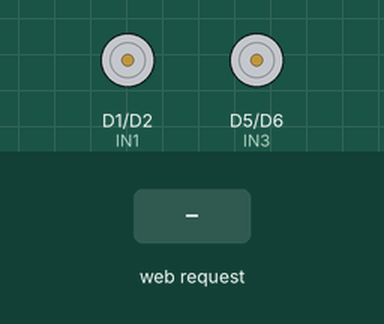
Bench run of a sketch on a simulated ESP8266 (NodeMCU). Shown: motor-driver pin pairs drawn as motors (green arrow = first pin HIGH = forward, orange = second pin HIGH = backward, longer = more drive, scaled by the enable pin). The inputs (shaded band) are chosen by the test bench. What the sketch prints to the serial monitor is not drawn.

Above: at 1.2 s.
1.3 s: HTTP request GET /forward received
At 1.8 s:
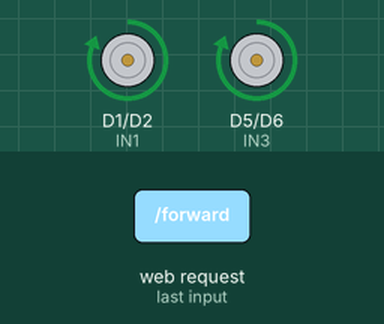
3.5 s: HTTP request GET /backward received
At 4.0 s:
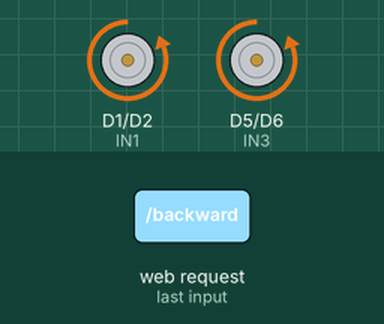
5.7 s: HTTP request GET /left received
At 6.2 s:
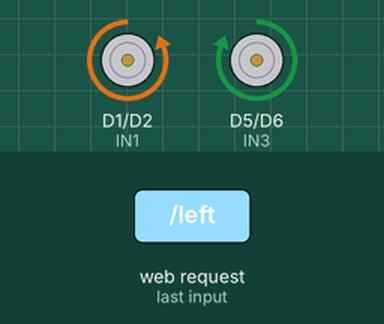
7.9 s: HTTP request GET /right received
At 8.4 s:
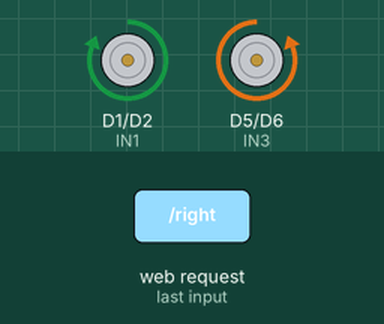
Timing chart, 0 to 10.9 s (numbered marks = the images above; inputs shaded):
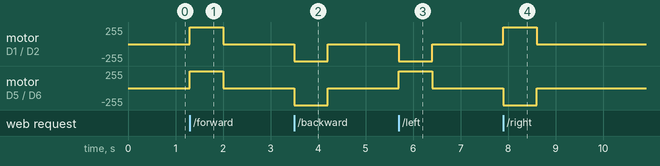

Measured:
- after the input at 1.3 s, motor on D1 (IN1) / D2 (IN2), motor on D5 (IN3) / D6 (IN4): stopped → forward 255/255 at once, → stopped 0.70 s later
- after the input at 3.5 s, motor on D1 (IN1) / D2 (IN2), motor on D5 (IN3) / D6 (IN4): stopped → backward 255/255 at once, → stopped 0.70 s later
- after the input at 5.7 s, motor on D1 (IN1) / D2 (IN2): stopped → backward 255/255 at once, → stopped 0.70 s later; motor on D5 (IN3) / D6 (IN4): stopped → forward 255/255 at once, → stopped 0.70 s later
- after the input at 7.9 s, motor on D1 (IN1) / D2 (IN2): stopped → forward 255/255 at once, → stopped 0.70 s later; motor on D5 (IN3) / D6 (IN4): stopped → backward 255/255 at once, → stopped 0.70 s later

The sketch:

esp2866_chasis.ino
```cpp
#include <ESP8266WiFi.h>
#include <ESP8266WebServer.h>

// =====================================================
// Wi-Fi access point
// =====================================================
const char* ssid = "Robot_Car";
const char* password = "RobotCar123";

ESP8266WebServer server(80);

// =====================================================
// L298N pins — existing wiring preserved
// Left motor:  IN1=D1, IN2=D2, ENA=D7
// Right motor: IN3=D5, IN4=D6, ENB=D0
//
// Note: D0 (GPIO16) does not provide normal analogWrite()
// PWM on ESP8266. This version keeps your wiring and uses
// full-speed enable/disable. A speed slider needs a PWM-capable
// ENB pin or a different motor-control arrangement.
// =====================================================
#define IN1 D1
#define IN2 D2
#define ENA D7
#define IN3 D5
#define IN4 D6
#define ENB D0

// Stop the car if fresh movement commands stop arriving.
const unsigned long COMMAND_TIMEOUT_MS = 700;
unsigned long lastMovementCommand = 0;
bool isMoving = false;

// =====================================================
// Motor control
// =====================================================
void stopCar() {
  digitalWrite(IN1, LOW);
  digitalWrite(IN2, LOW);
  digitalWrite(IN3, LOW);
  digitalWrite(IN4, LOW);
  digitalWrite(ENA, LOW);
  digitalWrite(ENB, LOW);
  isMoving = false;
}

void setMotorEnable(bool enabled) {
  digitalWrite(ENA, enabled ? HIGH : LOW);
  digitalWrite(ENB, enabled ? HIGH : LOW);
}

void markMovement() {
  lastMovementCommand = millis();
  isMoving = true;
  setMotorEnable(true);
}

void forward() {
  digitalWrite(IN1, HIGH); digitalWrite(IN2, LOW);
  digitalWrite(IN3, HIGH); digitalWrite(IN4, LOW);
  markMovement();
}

void backward() {
  digitalWrite(IN1, LOW); digitalWrite(IN2, HIGH);
  digitalWrite(IN3, LOW); digitalWrite(IN4, HIGH);
  markMovement();
}

void left() {
  digitalWrite(IN1, LOW);  digitalWrite(IN2, HIGH);
  digitalWrite(IN3, HIGH); digitalWrite(IN4, LOW);
  markMovement();
}

void right() {
  digitalWrite(IN1, HIGH); digitalWrite(IN2, LOW);
  digitalWrite(IN3, LOW);  digitalWrite(IN4, HIGH);
  markMovement();
}

// =====================================================
// Browser controller
// =====================================================
const char webpage[] PROGMEM = R"rawliteral(
<!DOCTYPE html>
<html lang="en">
<head>
<meta charset="UTF-8">
<meta name="viewport" content="width=device-width, initial-scale=1, viewport-fit=cover">
<meta name="theme-color" content="#0b1220">
<title>Robot Control</title>
<style>
  :root {
    color-scheme: dark;
    --bg: #0b1220;
    --panel: #131e30;
    --panel2: #19273c;
    --line: #2a3a52;
    --text: #edf4ff;
    --muted: #93a4bd;
    --blue: #3b82f6;
    --green: #34d399;
    --red: #ef4444;
  }
  * { box-sizing: border-box; }
  body {
    margin: 0; min-height: 100vh; padding: 20px;
    font-family: system-ui, -apple-system, Segoe UI, Roboto, Arial, sans-serif;
    color: var(--text);
    background: radial-gradient(ellipse at top, #172842 0%, var(--bg) 58%);
  }
  .app { width: min(100%, 920px); margin: 0 auto; }
  header {
    display: flex; align-items: center; justify-content: space-between;
    gap: 14px; margin-bottom: 20px;
  }
  .brand { display:flex; align-items:center; gap:12px; }
  .logo {
    width: 46px; height:46px; display:grid; place-items:center;
    border-radius: 14px; background:#1d3b65; font-size:24px;
    border:1px solid #31527d;
  }
  h1 { margin:0; font-size: clamp(22px, 4vw, 30px); letter-spacing:-.5px; }
  .subtitle { margin:4px 0 0; color:var(--muted); font-size:13px; }
  .badge {
    display:flex; align-items:center; gap:8px; white-space:nowrap;
    border:1px solid var(--line); background:#101b2b;
    border-radius:999px; padding:9px 12px; color:var(--muted); font-size:12px;
  }
  .dot { width:8px;height:8px;border-radius:50%;background:var(--green); box-shadow:0 0 12px #34d39970; }
  .layout { display:grid; grid-template-columns:1.05fr .95fr; gap:16px; }
  .card {
    border:1px solid var(--line); border-radius:22px;
    background:linear-gradient(160deg, #172439, #101a2a);
    padding:20px; box-shadow:0 16px 40px #00000020;
  }
  .card-head { display:flex; align-items:center; justify-content:space-between; gap:10px; margin-bottom:18px; }
  h2 { font-size:15px; margin:0; letter-spacing:.2px; }
  .eyebrow { color:var(--muted); font-size:11px; text-transform:uppercase; letter-spacing:1.2px; }
  .drive-grid {
    display:grid; grid-template-columns:repeat(3, minmax(0, 1fr));
    gap:10px; width:min(100%, 330px); margin:10px auto 16px;
  }
  button {
    font:inherit; border:0; color:var(--text); cursor:pointer;
    -webkit-tap-highlight-color:transparent; user-select:none; touch-action:none;
  }
  .drive {
    aspect-ratio:1/1; min-width:0; border-radius:20px;
    background:linear-gradient(145deg,#263d5d,#1a2a41);
    border:1px solid #3a5272; font-size:clamp(25px, 6vw, 34px);
    box-shadow:inset 0 1px 0 #ffffff10, 0 7px 15px #00000020;
    transition:transform .08s, background .08s;
  }
  .drive:active, .drive.active { transform:scale(.96); background:var(--blue); }
  .empty { visibility:hidden; }
  .stop {
    aspect-ratio:1/1; border-radius:20px; background:linear-gradient(145deg,#f04444,#b91c1c);
    font-size:14px; font-weight:900; letter-spacing:1px;
    box-shadow:0 7px 18px #ef444430; border:1px solid #ff777760;
  }
  .stop:active { transform:scale(.96); background:#ff5555; }
  .hint { text-align:center; color:var(--muted); font-size:12px; margin:0; line-height:1.6; }
  .state {
    display:flex; align-items:center; gap:10px; padding:12px 14px;
    border-radius:14px; background:#0c1727; border:1px solid var(--line);
    margin-bottom:16px; min-height:50px;
  }
  .state-icon { font-size:18px; }
  #stateText { font-size:13px; font-weight:650; }
  #stateSub { font-size:11px; color:var(--muted); margin-top:3px; }
  .telemetry { display:grid; grid-template-columns:1fr 1fr; gap:10px; }
  .metric { background:#0c1727; border:1px solid var(--line); border-radius:14px; padding:13px; }
  .metric-label { color:var(--muted); font-size:11px; margin-bottom:7px; }
  .metric-value { font-size:15px; font-weight:700; }
  .camera-placeholder {
    margin-top:12px; min-height:105px; display:grid; place-items:center; text-align:center;
    padding:16px; border:1px dashed #405571; border-radius:16px; color:var(--muted);
    background:repeating-linear-gradient(135deg,#101b2b,#101b2b 10px,#121f31 10px,#121f31 20px);
    font-size:12px; line-height:1.6;
  }
  .camera-placeholder strong { display:block; color:var(--text); font-size:13px; margin-bottom:4px; }
  .footer { text-align:center; color:#6f819a; font-size:11px; margin:18px 0 0; }
  @media (max-width:680px) {
    body { padding:15px; }
    header { align-items:flex-start; }
    .badge { padding:8px 10px; font-size:11px; }
    .layout { grid-template-columns:1fr; }
    .card { padding:17px; }
    .drive-grid { width:min(100%, 310px); gap:9px; }
  }
</style>
</head>
<body>
<div class="app">
  <header>
    <div class="brand">
      <div class="logo">🤖</div>
      <div>
        <h1>Robot Control</h1>
        <p class="subtitle">Wi-Fi rover · Control station</p>
      </div>
    </div>
    <div class="badge"><span class="dot" id="connectionDot"></span><span id="connectionText">Connecting</span></div>
  </header>

  <main class="layout">
    <section class="card">
      <div class="card-head">
        <h2>Movement</h2>
        <span class="eyebrow">Press & hold</span>
      </div>
      <div class="drive-grid">
        <button class="empty" tabindex="-1" aria-hidden="true"></button>
        <button class="drive" data-command="forward" aria-label="Move forward">▲</button>
        <button class="empty" tabindex="-1" aria-hidden="true"></button>
        <button class="drive" data-command="left" aria-label="Turn left">◀</button>
        <button class="stop" id="stopButton" aria-label="Emergency stop">STOP</button>
        <button class="drive" data-command="right" aria-label="Turn right">▶</button>
        <button class="empty" tabindex="-1" aria-hidden="true"></button>
        <button class="drive" data-command="backward" aria-label="Move backward">▼</button>
        <button class="empty" tabindex="-1" aria-hidden="true"></button>
      </div>
      <p class="hint">Hold a direction to move. Release to stop.<br>Keyboard: ↑ ↓ ← → · Space = stop</p>
    </section>

    <section class="card">
      <div class="card-head">
        <h2>Robot status</h2>
        <span class="eyebrow">Live link</span>
      </div>
      <div class="state">
        <span class="state-icon" id="stateIcon">◉</span>
        <div>
          <div id="stateText">Ready to connect</div>
          <div id="stateSub">Join the Robot_Car Wi-Fi network</div>
        </div>
      </div>
      <div class="telemetry">
        <div class="metric"><div class="metric-label">CURRENT COMMAND</div><div class="metric-value" id="commandValue">STOP</div></div>
        <div class="metric"><div class="metric-label">CONTROL MODE</div><div class="metric-value" id="modeValue">Touch / keyboard</div></div>
      </div>
      <div class="camera-placeholder">
        <div><strong>📷 Camera expansion slot</strong>OV7670 video panel can be added here later.<br>Camera feed is not active yet.</div>
      </div>
    </section>
  </main>
  <p class="footer">ESP8266 control interface · If the connection drops, the robot's command timeout stops the motors.</p>
</div>

<script>
  const stateText = document.getElementById('stateText');
  const stateSub = document.getElementById('stateSub');
  const connectionText = document.getElementById('connectionText');
  const connectionDot = document.getElementById('connectionDot');
  const commandValue = document.getElementById('commandValue');
  const stateIcon = document.getElementById('stateIcon');

  let activeCommand = null;
  let commandTimer = null;
  let requestInProgress = false;
  let pendingCommand = null;
  let online = false;

  function showConnection(ok) {
    online = ok;
    connectionText.textContent = ok ? 'Robot online' : 'Connection lost';
    connectionDot.style.background = ok ? '#34d399' : '#ef4444';
    connectionDot.style.boxShadow = ok ? '0 0 12px #34d39970' : '0 0 12px #ef444470';
    if (!ok) {
      stateText.textContent = 'Connection unavailable';
      stateSub.textContent = 'Check that you are connected to Robot_Car';
    } else if (!activeCommand) {
      stateText.textContent = 'Connected and ready';
      stateSub.textContent = 'Hold a direction to drive';
    }
  }

  async function sendCommand(command) {
    pendingCommand = command;
    if (requestInProgress) return;
    requestInProgress = true;
    try {
      while (pendingCommand !== null) {
        const next = pendingCommand;
        pendingCommand = null;
        const response = await fetch('/' + next, {
          method: 'GET',
          cache: 'no-store',
          signal: AbortSignal.timeout(900)
        });
        if (!response.ok) throw new Error('HTTP ' + response.status);
        showConnection(true);
      }
    } catch (error) {
      showConnection(false);
    } finally {
      requestInProgress = false;
    }
  }

  function startMove(event, command) {
    event.preventDefault();
    if (activeCommand === command) return;
    activeCommand = command;
    if (event.currentTarget.setPointerCapture) {
      try { event.currentTarget.setPointerCapture(event.pointerId); } catch (_) {}
    }
    document.querySelectorAll('.drive').forEach(b => b.classList.toggle('active', b.dataset.command === command));
    commandValue.textContent = command.toUpperCase();
    stateIcon.textContent = '↗';
    stateText.textContent = 'Moving ' + command;
    stateSub.textContent = 'Release the control to stop';
    sendCommand(command);
    clearInterval(commandTimer);
    commandTimer = setInterval(() => {
      if (activeCommand === command) sendCommand(command);
    }, 200);
  }

  function releaseMove() {
    if (!activeCommand) return;
    activeCommand = null;
    clearInterval(commandTimer);
    commandTimer = null;
    document.querySelectorAll('.drive').forEach(b => b.classList.remove('active'));
    commandValue.textContent = 'STOP';
    stateIcon.textContent = '■';
    stateText.textContent = 'Stopping';
    stateSub.textContent = 'Motor stop command sent';
    sendCommand('stop');
  }

  function emergencyStop() {
    activeCommand = null;
    clearInterval(commandTimer);
    commandTimer = null;
    document.querySelectorAll('.drive').forEach(b => b.classList.remove('active'));
    commandValue.textContent = 'STOP';
    stateIcon.textContent = '■';
    stateText.textContent = 'Emergency stop';
    stateSub.textContent = 'Motor stop command sent';
    sendCommand('stop');
  }

  document.querySelectorAll('.drive').forEach(button => {
    button.addEventListener('pointerdown', event => startMove(event, button.dataset.command));
    button.addEventListener('pointerup', releaseMove);
    button.addEventListener('pointercancel', releaseMove);
    button.addEventListener('lostpointercapture', releaseMove);
    button.addEventListener('contextmenu', event => event.preventDefault());
  });
  document.getElementById('stopButton').addEventListener('click', emergencyStop);

  const keyCommands = {
    ArrowUp: 'forward', ArrowDown: 'backward',
    ArrowLeft: 'left', ArrowRight: 'right'
  };
  document.addEventListener('keydown', event => {
    if (event.code === 'Space') {
      event.preventDefault();
      emergencyStop();
      return;
    }
    const command = keyCommands[event.key];
    if (command && !event.repeat) {
      event.preventDefault();
      const button = document.querySelector('[data-command="' + command + '"]');
      if (button) startMove({preventDefault(){}, currentTarget:button, pointerId:0}, command);
    }
  });
  document.addEventListener('keyup', event => {
    if (keyCommands[event.key]) {
      event.preventDefault();
      releaseMove();
    }
  });

  document.addEventListener('visibilitychange', () => {
    if (document.hidden) emergencyStop();
  });
  window.addEventListener('blur', emergencyStop);
  window.addEventListener('pagehide', emergencyStop);

  async function checkConnection() {
    try {
      const response = await fetch('/health', {cache:'no-store', signal:AbortSignal.timeout(1000)});
      showConnection(response.ok);
    } catch (_) {
      showConnection(false);
    }
  }
  setInterval(checkConnection, 2500);
  checkConnection();
</script>
</body>
</html>
)rawliteral";

// =====================================================
// Setup
// =====================================================
void setup() {
  Serial.begin(115200);

  pinMode(IN1, OUTPUT);
  pinMode(IN2, OUTPUT);
  pinMode(IN3, OUTPUT);
  pinMode(IN4, OUTPUT);
  pinMode(ENA, OUTPUT);
  pinMode(ENB, OUTPUT);
  stopCar();

  WiFi.mode(WIFI_AP);
  WiFi.softAP(ssid, password);

  Serial.println();
  Serial.println(F("Robot car controller started."));
  Serial.print(F("Wi-Fi name: "));
  Serial.println(ssid);
  Serial.print(F("IP address: "));
  Serial.println(WiFi.softAPIP());

  server.on("/", HTTP_GET, []() {
    server.send_P(200, "text/html", webpage);
  });

  server.on("/health", HTTP_GET, []() {
    server.send(200, "text/plain", "OK");
  });

  server.on("/forward", HTTP_GET, []() {
    forward();
    server.send(200, "text/plain", "Forward");
  });

  server.on("/backward", HTTP_GET, []() {
    backward();
    server.send(200, "text/plain", "Backward");
  });

  server.on("/left", HTTP_GET, []() {
    left();
    server.send(200, "text/plain", "Left");
  });

  server.on("/right", HTTP_GET, []() {
    right();
    server.send(200, "text/plain", "Right");
  });

  server.on("/stop", HTTP_GET, []() {
    stopCar();
    server.send(200, "text/plain", "Stopped");
  });

  server.onNotFound([]() {
    stopCar();
    server.send(404, "text/plain", "Not found");
  });

  server.begin();
  Serial.println(F("Web server ready."));
}

void loop() {
  server.handleClient();

  // Safety timeout: if movement refreshes stop arriving, disable motors.
  if (isMoving && millis() - lastMovementCommand > COMMAND_TIMEOUT_MS) {
    stopCar();
  }
}
```
